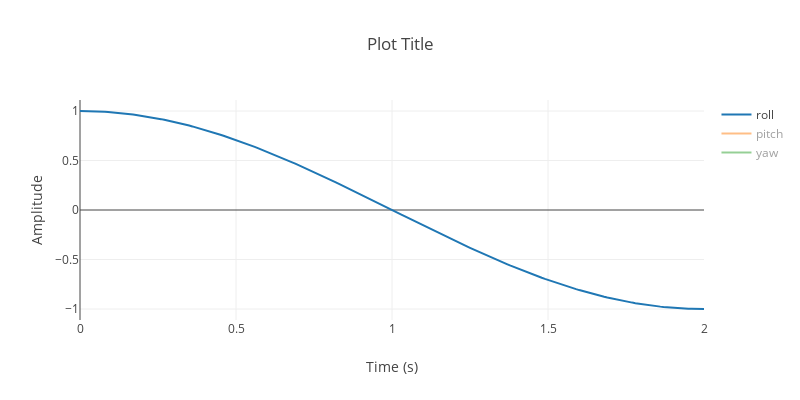

Source (notebook cell):
### Code cell
use plotly::*;
// Plot position vs. time
let mut plot = Plot::new();

let trace = Scatter::new(time.clone(), roll.clone())
    .mode(plotly::common::Mode::Lines)
    .name("roll");
plot.add_trace(trace);
let trace = Scatter::new(time.clone(), pitch.clone())
    .mode(plotly::common::Mode::Lines)
    .name("pitch");
plot.add_trace(trace);
let trace = Scatter::new(time.clone(), yaw.clone())
    .mode(plotly::common::Mode::Lines)
    .name("yaw");
plot.add_trace(trace);

// Set layout properties
let layout = Layout::new()
    .title("Plot Title")
    .x_axis(plotly::layout::Axis::new().title("Time (s)"))
    .y_axis(plotly::layout::Axis::new().title("Amplitude"))
    .height(400)
    .width(800);

plot.set_layout(layout);
plot.lab_display();

### Figure 1 — Plotly figure (JSON) as saved in the notebook; plotly's stock layout.template omitted (floating-point values rounded to 4 significant figures; data arrays with more than 128 entries replaced by an {"elided": "..."} marker saying what was removed)
{"data": [{"mode": "lines", "name": "roll", "type": "scatter", "x": {"elided": "201 float values"}, "y": {"elided": "201 float values"}}, {"mode": "lines", "name": "pitch", "type": "scatter", "visible": "legendonly", "x": {"elided": "201 float values"}, "y": {"elided": "201 float values"}}, {"mode": "lines", "name": "yaw", "type": "scatter", "visible": "legendonly", "x": {"elided": "201 float values"}, "y": {"elided": "201 int values"}}], "layout": {"height": 400, "title": {"text": "Plot Title"}, "width": 800, "xaxis": {"autorange": true, "range": [0, 2.0], "title": {"text": "Time (s)"}, "type": "linear"}, "yaxis": {"autorange": true, "range": [-1.111, 1.111], "title": {"text": "Amplitude"}, "type": "linear"}}}
